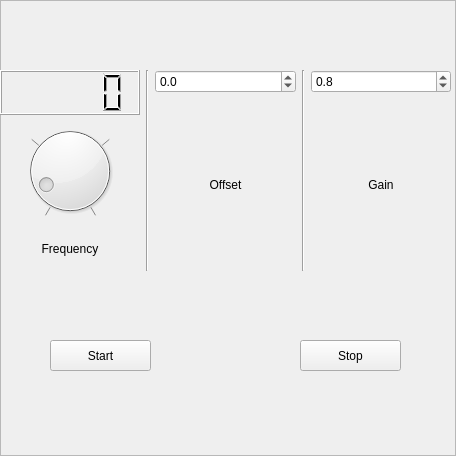
<?xml version="1.0" encoding="UTF-8"?>
<ui version="4.0">
 <class>Frame</class>
 <widget class="QFrame" name="Frame">
  <property name="geometry">
   <rect>
    <x>0</x>
    <y>0</y>
    <width>456</width>
    <height>456</height>
   </rect>
  </property>
  <property name="windowTitle">
   <string>Frame</string>
  </property>
  <property name="frameShape">
   <enum>QFrame::StyledPanel</enum>
  </property>
  <property name="frameShadow">
   <enum>QFrame::Raised</enum>
  </property>
  <widget class="QWidget" name="gridLayoutWidget">
   <property name="geometry">
    <rect>
     <x>0</x>
     <y>70</y>
     <width>451</width>
     <height>201</height>
    </rect>
   </property>
   <layout class="QGridLayout" name="gridLayout">
    <item row="0" column="4">
     <layout class="QVBoxLayout" name="verticalLayout_3">
      <item>
       <widget class="QDoubleSpinBox" name="doubleSpinBox">
        <property name="decimals">
         <number>1</number>
        </property>
        <property name="maximum">
         <double>1.000000000000000</double>
        </property>
        <property name="singleStep">
         <double>0.100000000000000</double>
        </property>
        <property name="value">
         <double>0.800000000000000</double>
        </property>
       </widget>
      </item>
      <item>
       <widget class="QLabel" name="label_2">
        <property name="text">
         <string>Gain</string>
        </property>
        <property name="scaledContents">
         <bool>false</bool>
        </property>
        <property name="alignment">
         <set>Qt::AlignCenter</set>
        </property>
       </widget>
      </item>
     </layout>
    </item>
    <item row="0" column="1">
     <widget class="Line" name="line">
      <property name="orientation">
       <enum>Qt::Vertical</enum>
      </property>
     </widget>
    </item>
    <item row="0" column="2">
     <layout class="QVBoxLayout" name="verticalLayout_4">
      <item>
       <widget class="QDoubleSpinBox" name="doubleSpinBox_2">
        <property name="decimals">
         <number>1</number>
        </property>
        <property name="minimum">
         <double>-1.000000000000000</double>
        </property>
        <property name="maximum">
         <double>1.000000000000000</double>
        </property>
        <property name="singleStep">
         <double>0.100000000000000</double>
        </property>
       </widget>
      </item>
      <item>
       <widget class="QLabel" name="label_3">
        <property name="text">
         <string>Offset</string>
        </property>
        <property name="scaledContents">
         <bool>false</bool>
        </property>
        <property name="alignment">
         <set>Qt::AlignCenter</set>
        </property>
       </widget>
      </item>
     </layout>
    </item>
    <item row="0" column="0">
     <layout class="QVBoxLayout" name="verticalLayout_2">
      <item>
       <widget class="QLCDNumber" name="FreqLCD">
        <property name="smallDecimalPoint">
         <bool>false</bool>
        </property>
       </widget>
      </item>
      <item>
       <widget class="QDial" name="FreqDial">
        <property name="maximum">
         <number>5000</number>
        </property>
        <property name="singleStep">
         <number>100</number>
        </property>
        <property name="value">
         <number>500</number>
        </property>
        <property name="invertedAppearance">
         <bool>false</bool>
        </property>
        <property name="invertedControls">
         <bool>false</bool>
        </property>
        <property name="wrapping">
         <bool>false</bool>
        </property>
        <property name="notchesVisible">
         <bool>true</bool>
        </property>
       </widget>
      </item>
      <item>
       <widget class="QLabel" name="label">
        <property name="text">
         <string>Frequency</string>
        </property>
        <property name="scaledContents">
         <bool>false</bool>
        </property>
        <property name="alignment">
         <set>Qt::AlignCenter</set>
        </property>
       </widget>
      </item>
     </layout>
    </item>
    <item row="0" column="3">
     <widget class="Line" name="line_2">
      <property name="orientation">
       <enum>Qt::Vertical</enum>
      </property>
     </widget>
    </item>
   </layout>
  </widget>
  <widget class="QPushButton" name="Startbtn">
   <property name="geometry">
    <rect>
     <x>50</x>
     <y>340</y>
     <width>101</width>
     <height>31</height>
    </rect>
   </property>
   <property name="text">
    <string>Start</string>
   </property>
  </widget>
  <widget class="QPushButton" name="Stopbtn">
   <property name="geometry">
    <rect>
     <x>300</x>
     <y>340</y>
     <width>101</width>
     <height>31</height>
    </rect>
   </property>
   <property name="text">
    <string>Stop</string>
   </property>
  </widget>
  <zorder>gridLayoutWidget</zorder>
  <zorder>verticalLayoutWidget</zorder>
  <zorder>verticalLayoutWidget_3</zorder>
  <zorder>verticalLayoutWidget_2</zorder>
  <zorder>verticalLayoutWidget_3</zorder>
  <zorder>verticalLayoutWidget_2</zorder>
  <zorder>Startbtn</zorder>
  <zorder>Stopbtn</zorder>
 </widget>
 <resources/>
 <connections/>
</ui>
